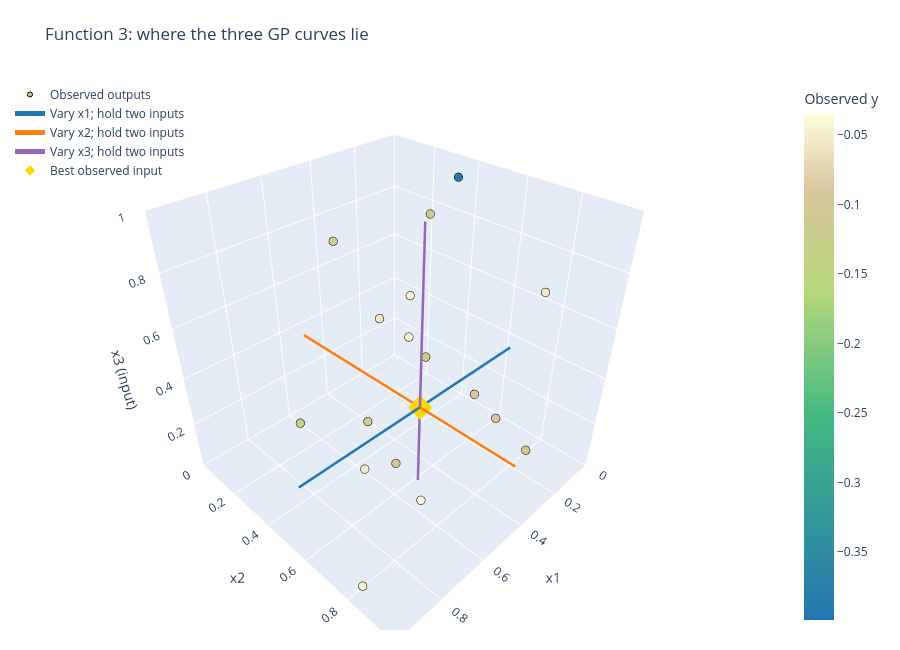

The cell this chart's notebook holds for it:
### Markdown cell above
## 5. Locate three one-dimensional paths in the input cube

The next cloud uses `x1`, `x2`, `x3` as its three axes and measured output as colour.
Three straight paths intersect at the best observed input. Each varies one coordinate while keeping the other two fixed.
Drag the cube to see the paths from different angles.

The following response curves use **output**, rather than another input, on their vertical axis.
They are predictions along these paths. There is no known orange truth curve for the actual black box.

### Code cell
paths_fig = input_cloud(inputs, model_y, title="Function 3: where the three GP curves lie",
    anchor=anchor, save_to=figures / "gp-input-paths.html")
paths_fig.show(config=PLOT_CONFIG)

### Figure 1 — Plotly figure (JSON) as saved in the notebook; plotly's stock layout.template omitted (floating-point values rounded to 4 significant figures)
{"data": [{"customdata": [-0.1121, -0.08796, -0.1114, -0.03484, -0.04801, -0.1106, -0.3989, -0.1139, -0.1315, -0.09419, -0.04695, -0.106, -0.118, -0.03638, -0.05676, -0.05643, -0.05128, -0.05421], "hovertemplate": "x1=%{x:.6f}<br>x2=%{y:.6f}<br>x3=%{z:.6f}<br>Observed y=%{customdata:.4f}<extra></extra>", "marker": {"color": [-0.1121, -0.08796, -0.1114, -0.03484, -0.04801, -0.1106, -0.3989, -0.1139, -0.1315, -0.09419, -0.04695, -0.106, -0.118, -0.03638, -0.05676, -0.05643, -0.05128, -0.05421], "colorbar": {"title": {"text": "Observed y"}}, "colorscale": [[0, "#2475b0"], [0.4, "#42b983"], [0.65, "#b6d77a"], [0.85, "#d9c69c"], [1, "#fffde0"]], "line": {"color": "black", "width": 1}, "size": 5}, "mode": "markers", "name": "Observed outputs", "type": "scatter3d", "x": [0.1715, 0.2421, 0.5349, 0.4926, 0.1346, 0.3455, 0.1518, 0.6455, 0.7469, 0.1705, 0.2205, 0.666, 0.04681, 0.6001, 0.966, 0.3351, 0.9545, 0.3523], "y": [0.3439, 0.6441, 0.3985, 0.6116, 0.2199, 0.9414, 0.44, 0.3971, 0.2842, 0.697, 0.2978, 0.672, 0.2314, 0.7251, 0.8611, 0.2575, 0.8195, 0.9308], "z": [0.2487, 0.2724, 0.1734, 0.3402, 0.4582, 0.2694, 0.9909, 0.9198, 0.2263, 0.1492, 0.3436, 0.2463, 0.7706, 0.06609, 0.5668, 0.4595, 0.04216, 0.8498]}, {"line": {"color": "#1f77b4", "width": 5}, "mode": "lines", "name": "Vary x1; hold two inputs", "type": "scatter3d", "x": [0.0, 1.0], "y": [0.6116, 0.6116], "z": [0.3402, 0.3402]}, {"line": {"color": "#ff7f0e", "width": 5}, "mode": "lines", "name": "Vary x2; hold two inputs", "type": "scatter3d", "x": [0.4926, 0.4926], "y": [0.0, 1.0], "z": [0.3402, 0.3402]}, {"line": {"color": "#9467bd", "width": 5}, "mode": "lines", "name": "Vary x3; hold two inputs", "type": "scatter3d", "x": [0.4926, 0.4926], "y": [0.6116, 0.6116], "z": [0.0, 1.0]}, {"marker": {"color": "gold", "size": 8, "symbol": "diamond"}, "mode": "markers", "name": "Best observed input", "type": "scatter3d", "x": [0.4926], "y": [0.6116], "z": [0.3402]}], "layout": {"height": 650, "legend": {"x": 0, "y": 1}, "margin": {"b": 20, "l": 10, "r": 60, "t": 80}, "scene": {"aspectmode": "cube", "dragmode": "orbit", "xaxis": {"range": [0, 1], "title": {"text": "x1"}}, "yaxis": {"range": [0, 1], "title": {"text": "x2"}}, "zaxis": {"range": [0, 1], "title": {"text": "x3 (input)"}}}, "title": {"text": "Function 3: where the three GP curves lie"}}}
